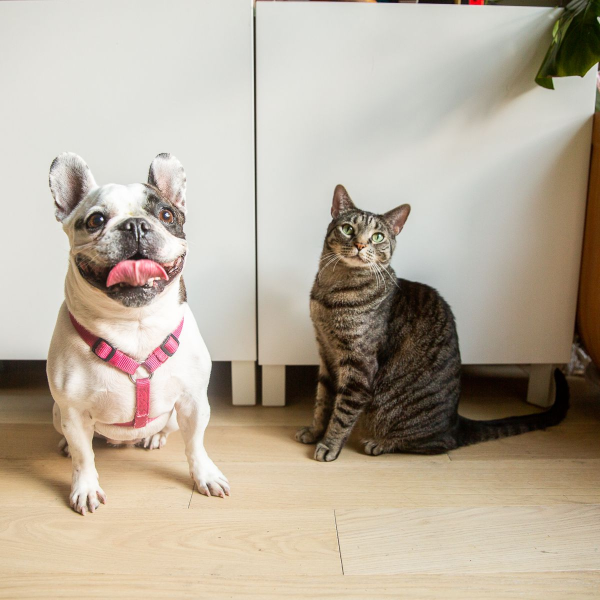
#> input picture week2/Dog and Cat.jpg, 1200 x 1200 px (shown at 1/2 size)
$ jupyter execute S4_FaceDeduction.ipynb
#> lines starting #> are read from the running program, lines starting #| are printed output that depends on the picture
[cell 1]
import cv2
import numpy as np

[cell 2]
img_path = "Dog and Cat.jpg"

## Make darker

[cell 3]
image = cv2.imread(img_path)
#> image is the input picture: shape (1200, 1200, 3); mean B, G, R 156.5, 172.6, 183.8
img2 = cv2.add(image, np.uint8(np.ones(image.shape)) * 50)
image = cv2.resize(img2, (1280, 720))
#> image: shape (720, 1280, 3)

cv2.imshow("Rectangle on Image", image)
cv2.waitKey(0)
cv2.destroyAllWindows()

## Make Brighter

[cell 4]
image = cv2.imread(img_path)
img2 = cv2.add(image, np.uint8(np.ones(image.shape)) * 200)
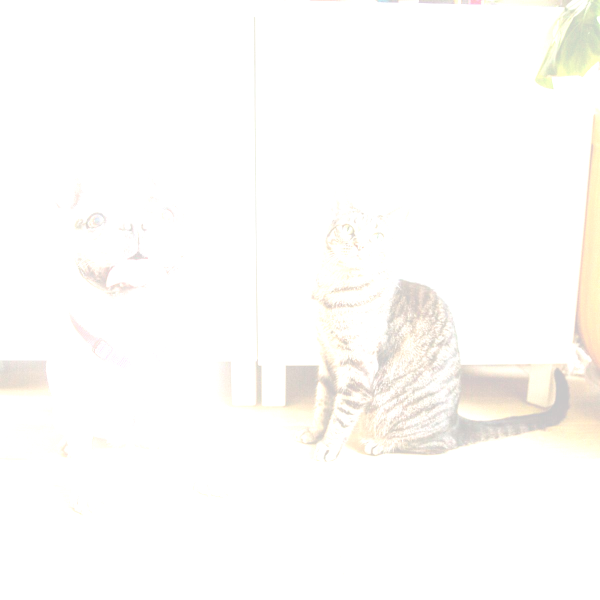
#> img2: shape (1200, 1200, 3) (shown at 1/2 size); mean B, G, R 250.5, 252.5, 253.4
image = cv2.resize(img2, (1280, 720))

cv2.imshow("Rectangle on Image", image)
cv2.waitKey(0)
cv2.destroyAllWindows()

## Multiply & Divide (scalar)

[cell 5]
# Make brighter
image = cv2.imread(img_path)
img2 = cv2.multiply(image, np.uint8(np.ones(image.shape)), scale= 0.5)
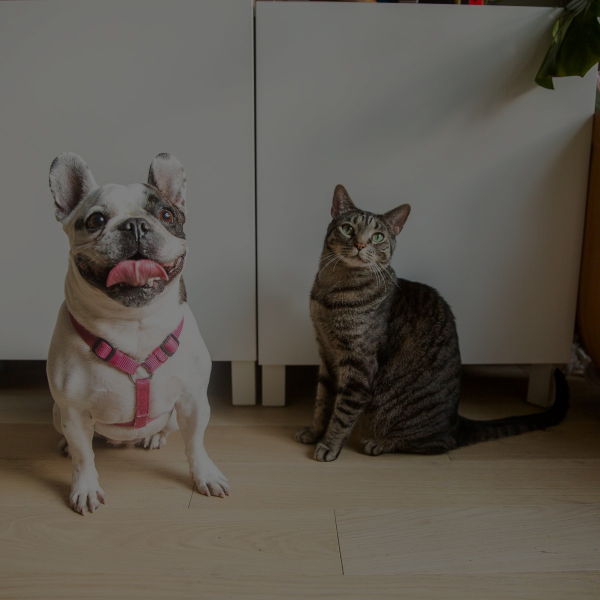
#> img2: shape (1200, 1200, 3) (shown at 1/2 size); mean B, G, R 78.2, 86.3, 91.9
image = cv2.resize(img2, (1280, 720))
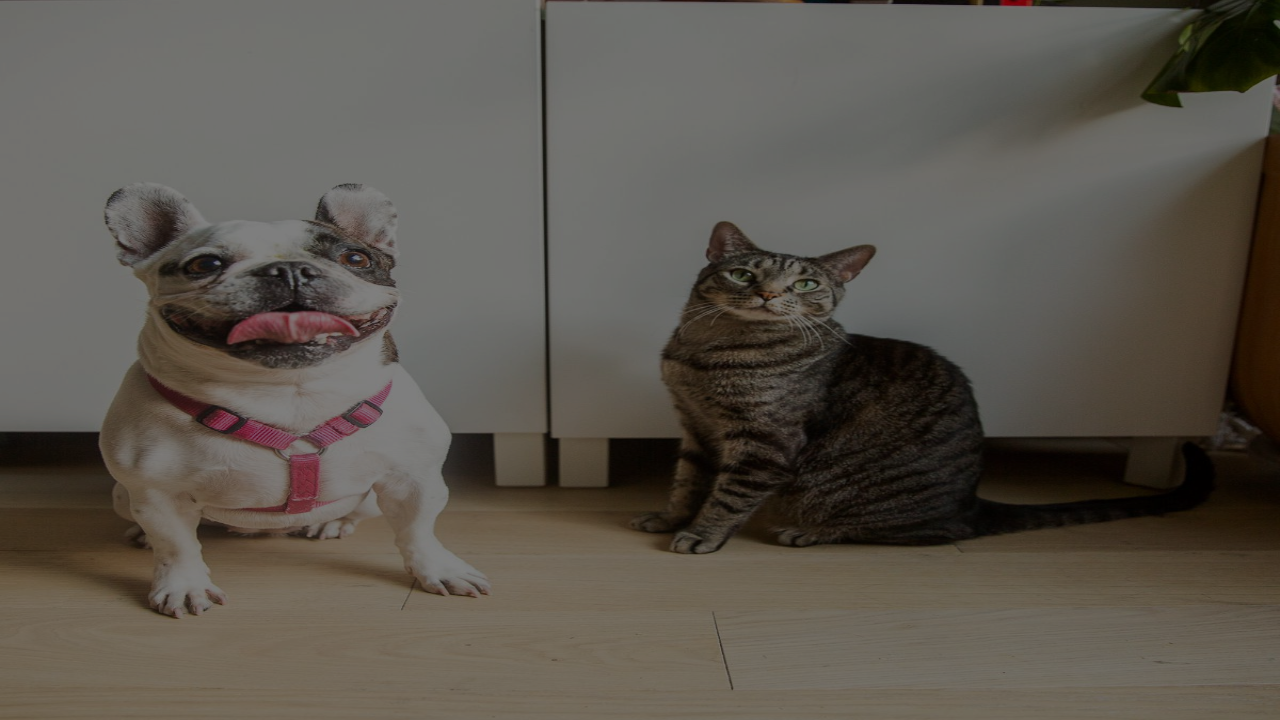
#> image: shape (720, 1280, 3); mean B, G, R 78.2, 86.3, 91.8

cv2.imshow("Rectangle on Image", image)
cv2.waitKey(0)
cv2.destroyAllWindows()

[cell 6]
# Make brighter
image = cv2.imread(img_path)
img2 = cv2.multiply(image, np.uint8(np.ones(image.shape)), scale = 1.5)
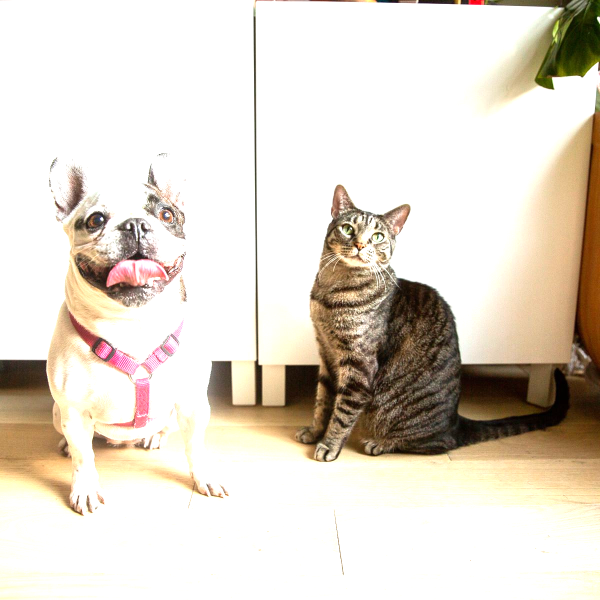
#> img2: shape (1200, 1200, 3) (shown at 1/2 size); mean B, G, R 204.5, 216.2, 224.6
image = cv2.resize(img2, (1280, 720))
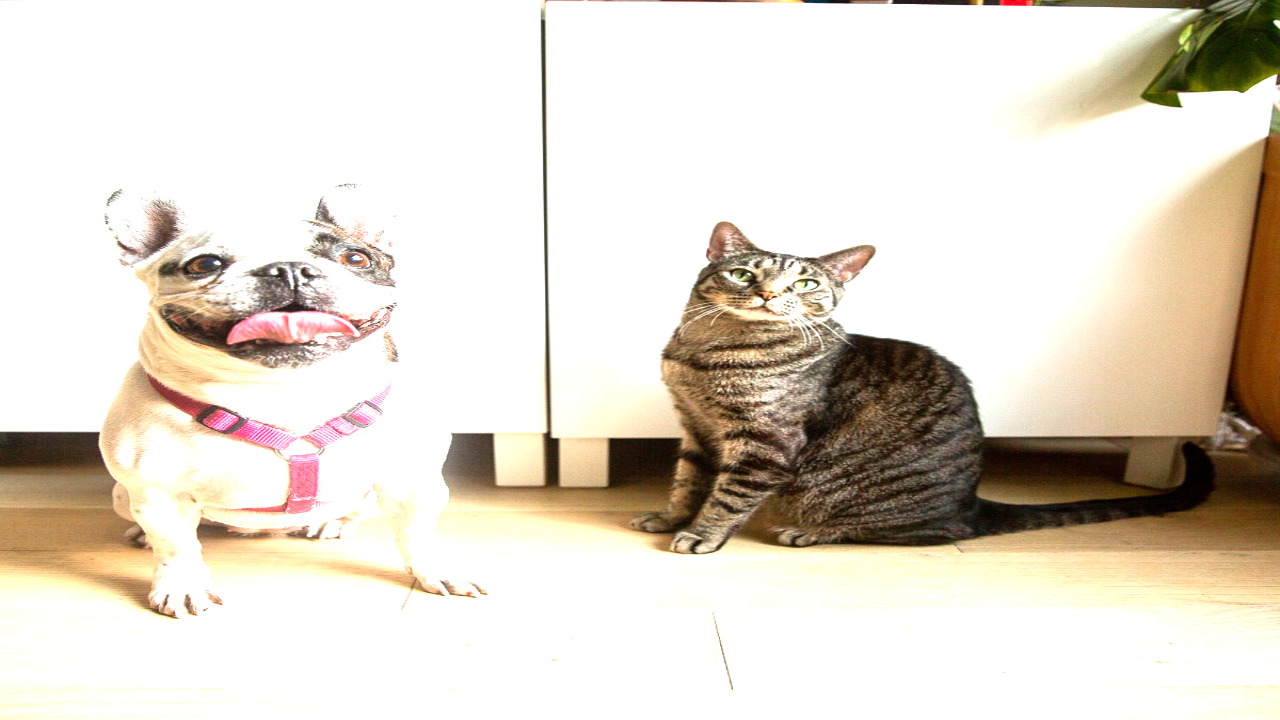
#> image: shape (720, 1280, 3); mean B, G, R 204.4, 216.2, 224.6

cv2.imshow("Rectangle on Image", image)
cv2.waitKey(0)
cv2.destroyAllWindows()

## Draw Rectangle on Image of dog

[cell 7]
image = cv2.imread(img_path)
image = cv2.resize(image, (1280, 720))
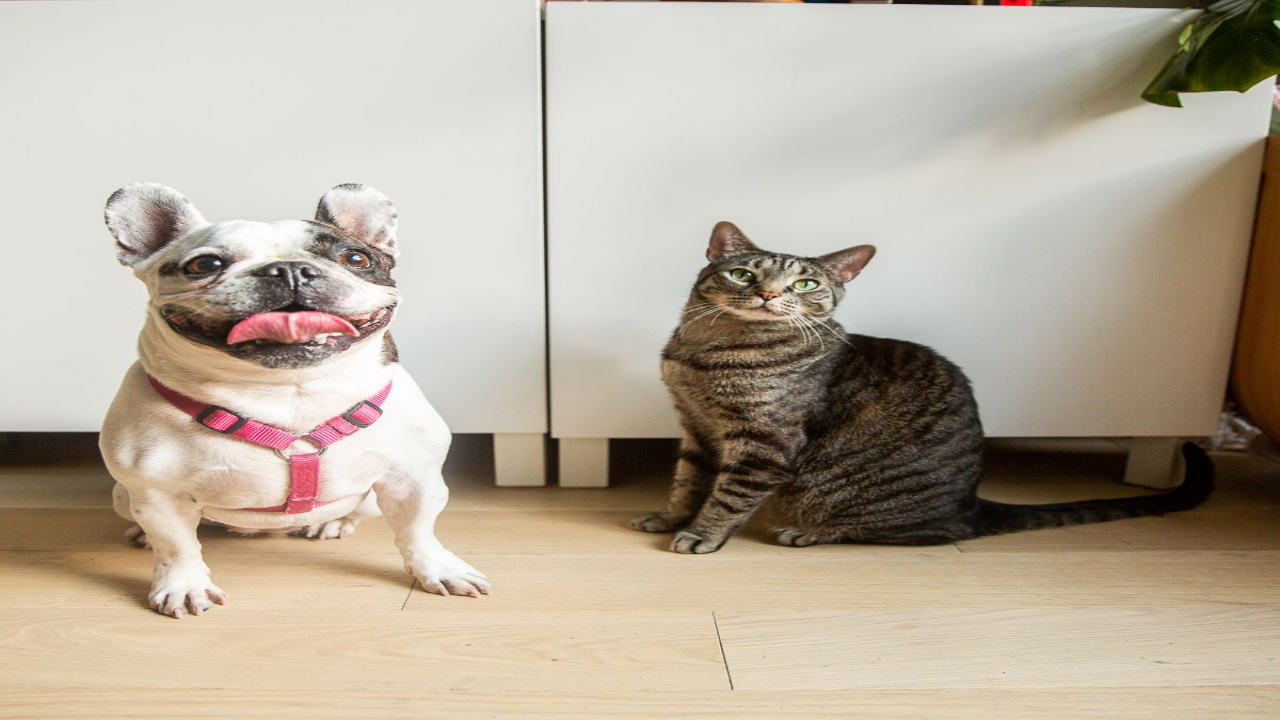
#> image: shape (720, 1280, 3); mean B, G, R 156.4, 172.6, 183.7

pt1 = (100, 150)
pt2 = (410, 400)
color = (0, 0, 255)
thickness = 4
lineType = cv2.LINE_4

# rectangle(img, pt1, pt2, color, thickness, lineType, shift)
img_rect = cv2.rectangle(image, pt1, pt2, color, thickness, lineType)

cv2.imshow("Rectangle on Image", img_rect)
cv2.waitKey(0)
cv2.destroyAllWindows()

## Fill Rectangle on Image

[cell 8]
image = cv2.imread(img_path)
image = cv2.resize(image, (1280, 720))

pt1 = (100, 150)
pt2 = (410, 400)
color = (255, 0, 0)
thickness = -1
lineType = cv2.LINE_4

# rectangle(img, pt1, pt2, color[, thickness[, lineType[, shift]]])
img_rect = cv2.rectangle(image, pt1, pt2, color, thickness, lineType)
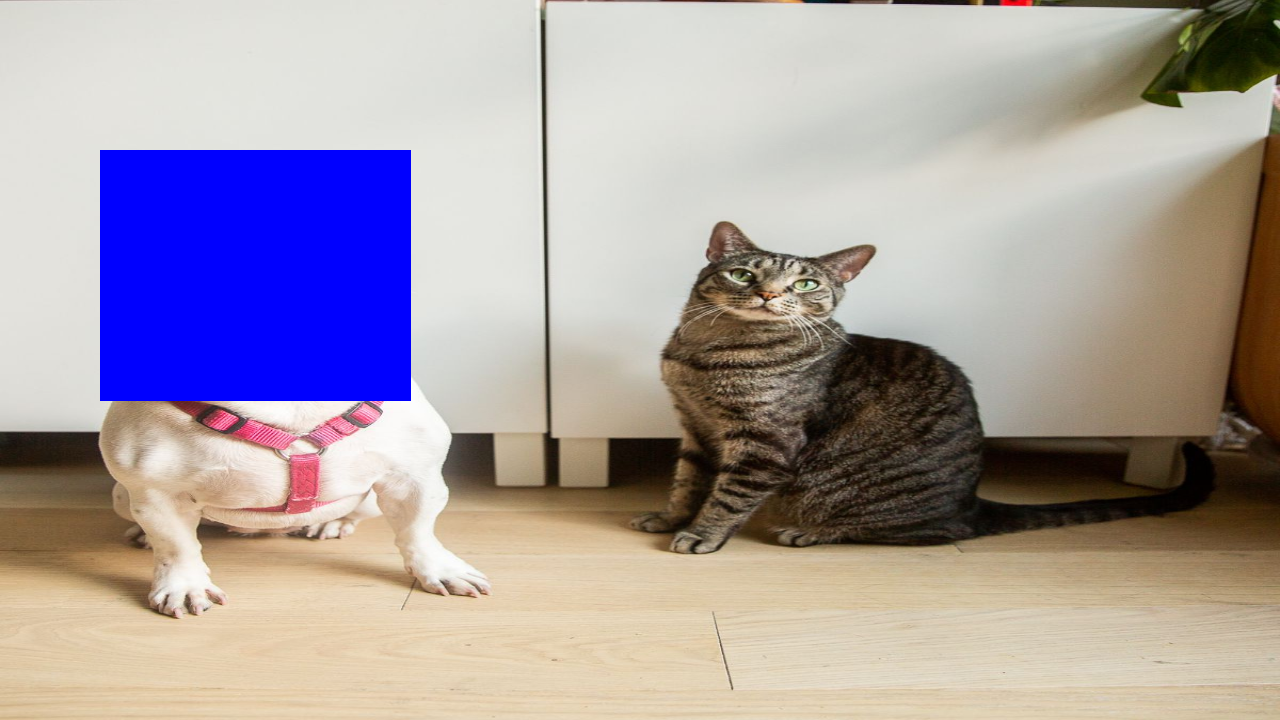
#> img_rect: shape (720, 1280, 3); mean B, G, R 163.5, 157.3, 167.4

cv2.imshow("Rectangle on Image", img_rect)

cv2.waitKey(0)
cv2.destroyAllWindows()

## Text On Rectangle on Image

[cell 9]
image = cv2.imread(img_path)
image = cv2.resize(image, (1280, 720))

pt1 = (100, 150)
pt2 = (410, 400)
color = (255, 0, 0)
thickness = -1
lineType = cv2.LINE_4

#rectangle(img, pt1, pt2, color[, thickness[, lineType[, shift]]])
img_rect = cv2.rectangle(image, pt1, pt2, color, thickness, lineType)

#text on image
text = "Face - 100%"
org = (150, 300)
fontFace = cv2.FONT_HERSHEY_SIMPLEX
fontScale = 1
color = (0,0,25)
lineType = cv2.LINE_4

#text, org, fontFace, fontScale, color[, thickness

img_text = cv2.putText(img_rect, text, org, fontFace, fontScale, color, lineType)


cv2.imshow("Rectangle on Image", img_text)

cv2.waitKey(0)
cv2.destroyAllWindows()

## Text Above Rectangle on Image

[cell 10]
image = cv2.imread(img_path)
image = cv2.resize(image, (1280, 720))

pt1 = (100, 150)
pt2 = (410, 400)
color = (255, 0, 0)
thickness = 4
lineType = cv2.LINE_4

#rectangle(img, pt1, pt2, color[, thickness[, lineType[, shift]]])
img_rect = cv2.rectangle(image, pt1, pt2, color, thickness, lineType)

#text on image
text = "Face - 100%"
org = (150, 140)
fontFace = cv2.FONT_HERSHEY_SIMPLEX
fontScale = 1
color = (0,255,25)
lineType = cv2.LINE_4

#text, org, fontFace, fontScale, color[, thickness

img_text = cv2.putText(img_rect, text, org, fontFace, fontScale, color, lineType)


cv2.imshow("Rectangle on Image", img_text)

cv2.waitKey(0)
cv2.destroyAllWindows()

$ run again, with week2/Cat.jpg copied over week2/Dog and Cat.jpg
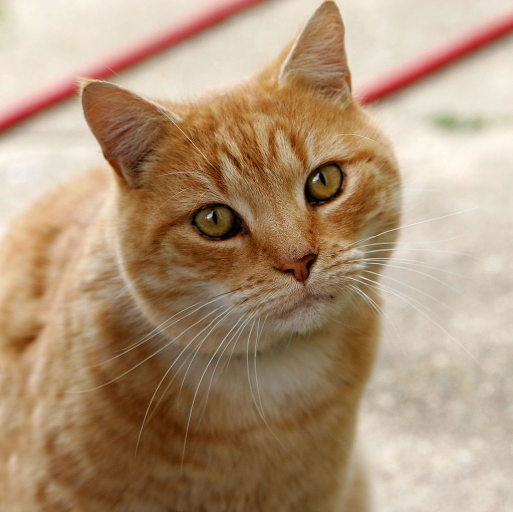
#> input picture week2/Cat.jpg, 1025 x 1024 px (shown at 1/2 size)
#> image is the input picture: shape (1024, 1025, 3); mean B, G, R 120.7, 148.8, 175.9
#> `image = cv2.resize(img2, (1280, 720))`:
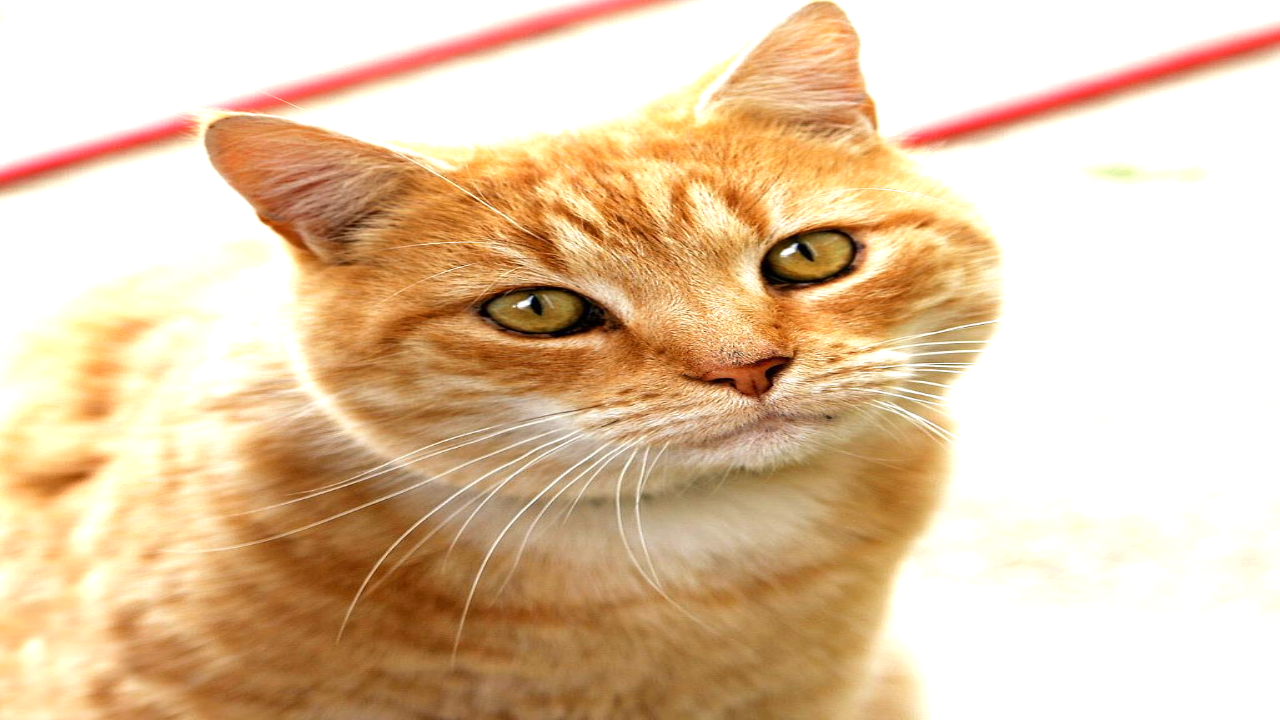
#> image: shape (720, 1280, 3); mean B, G, R 165.8, 198.2, 226.7
#> `img_rect = cv2.rectangle(image, pt1, pt2, color, thickness, lineType)`:
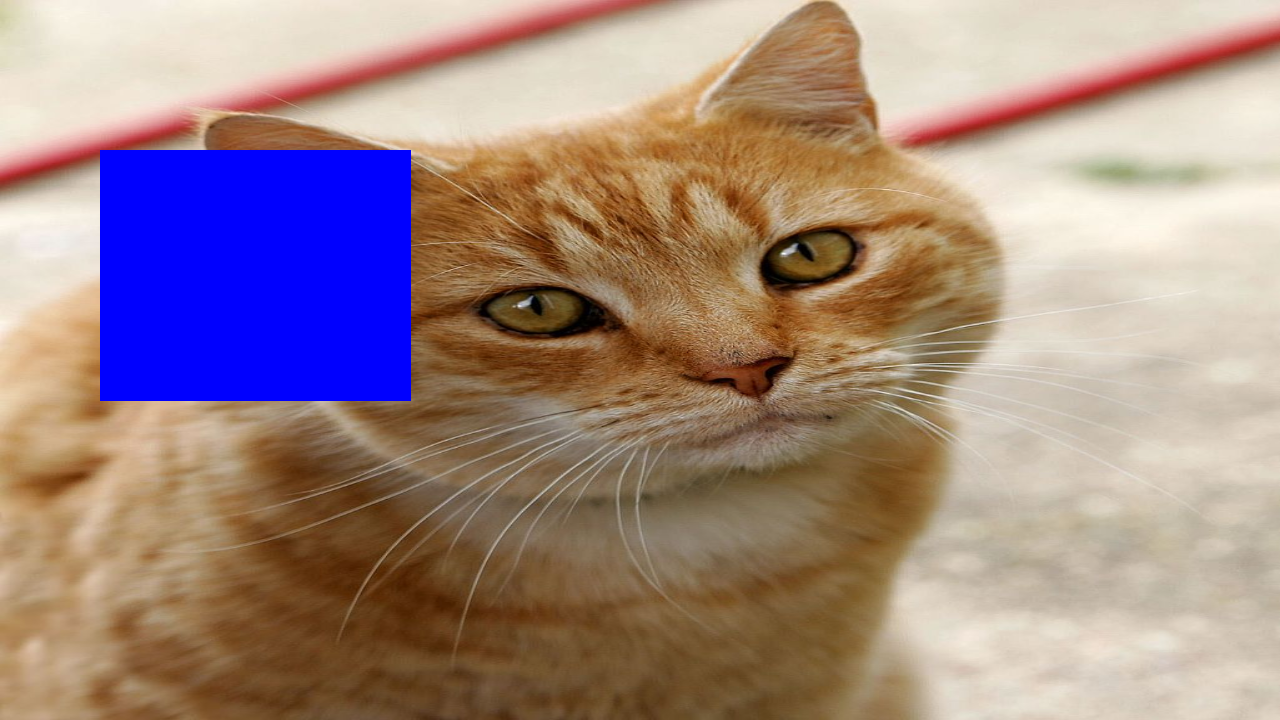
#> img_rect: shape (720, 1280, 3); mean B, G, R 132.2, 136, 160.3

$ run again, with week2/S4_Road_Sign.png saved as week2/Dog and Cat.jpg
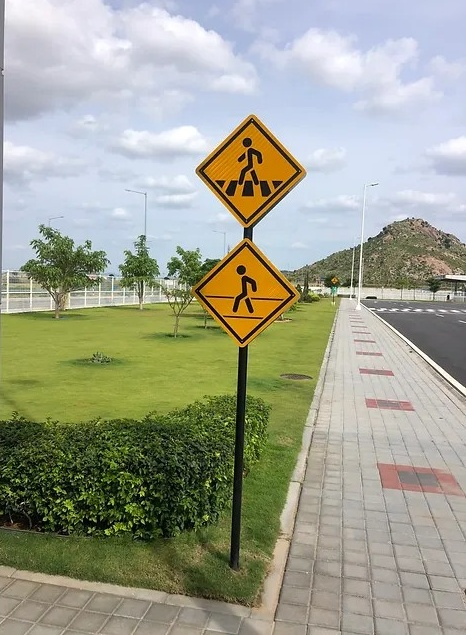
#> input picture week2/S4_Road_Sign.png, 466 x 635 px
#> image is the input picture: shape (635, 466, 3); mean B, G, R 143.8, 161.6, 158.9
#> `image = cv2.resize(img2, (1280, 720))`:
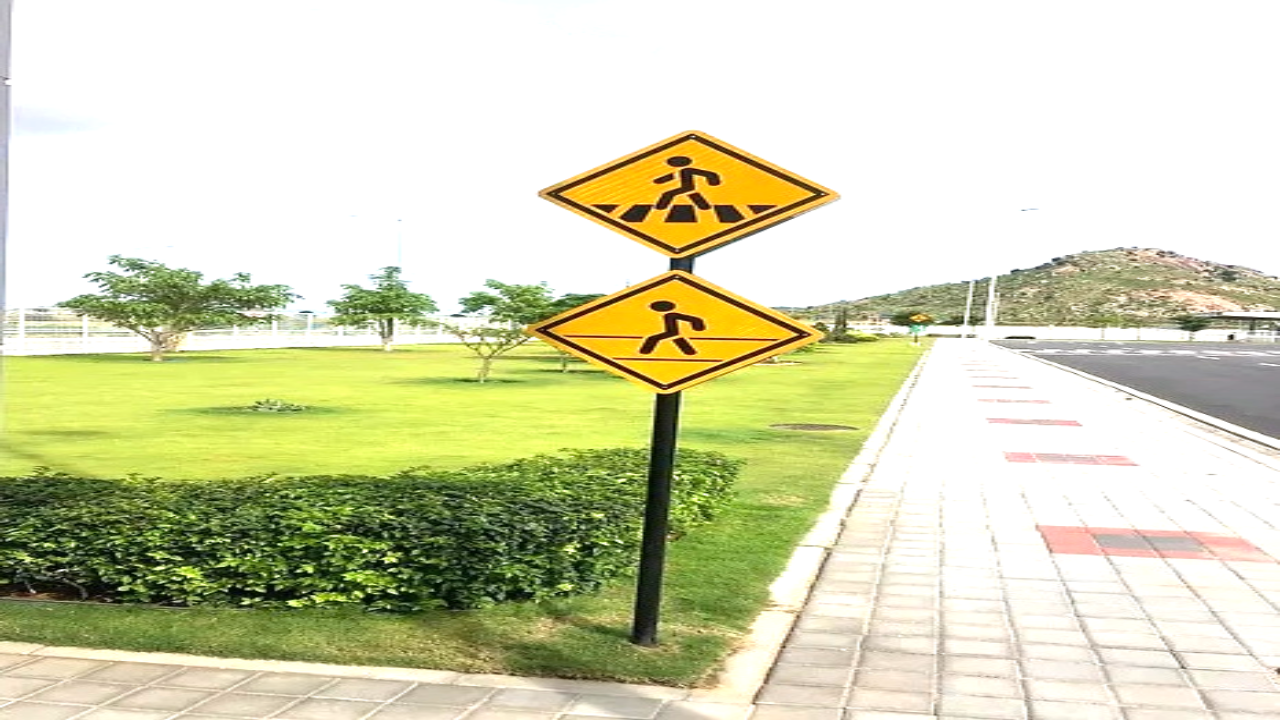
#> image: shape (720, 1280, 3); mean B, G, R 179.3, 214.2, 212.6
#> `img_rect = cv2.rectangle(image, pt1, pt2, color, thickness, lineType)`:
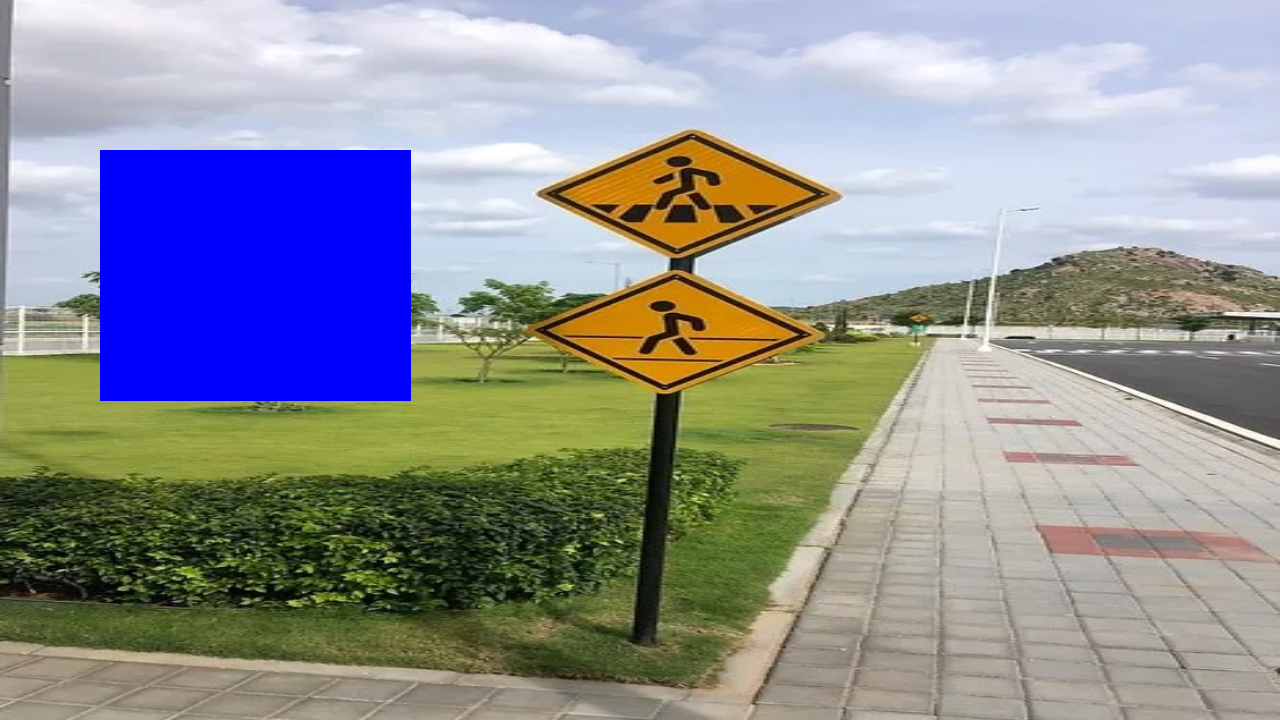
#> img_rect: shape (720, 1280, 3); mean B, G, R 151.4, 146.2, 144.4
